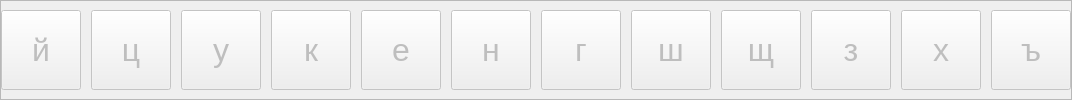
                  <widget class="QFrame" name="line_1">
                   <property name="sizePolicy">
                    <sizepolicy hsizetype="Preferred" vsizetype="Minimum">
                     <horstretch>0</horstretch>
                     <verstretch>0</verstretch>
                    </sizepolicy>
                   </property>
                   <property name="maximumSize">
                    <size>
                     <width>16777215</width>
                     <height>100</height>
                    </size>
                   </property>
                   <property name="frameShape">
                    <enum>QFrame::StyledPanel</enum>
                   </property>
                   <property name="frameShadow">
                    <enum>QFrame::Raised</enum>
                   </property>
                   <layout class="QHBoxLayout" name="horizontalLayout_4">
                    <property name="spacing">
                     <number>10</number>
                    </property>
                    <property name="leftMargin">
                     <number>0</number>
                    </property>
                    <property name="topMargin">
                     <number>5</number>
                    </property>
                    <property name="rightMargin">
                     <number>0</number>
                    </property>
                    <property name="bottomMargin">
                     <number>5</number>
                    </property>
                    <item>
                     <widget class="QPushButton" name="btn_q">
                      <property name="enabled">
                       <bool>false</bool>
                      </property>
                      <property name="minimumSize">
                       <size>
                        <width>80</width>
                        <height>80</height>
                       </size>
                      </property>
                      <property name="maximumSize">
                       <size>
                        <width>80</width>
                        <height>80</height>
                       </size>
                      </property>
                      <property name="font">
                       <font>
                        <pointsize>24</pointsize>
                       </font>
                      </property>
                      <property name="text">
                       <string>й</string>
                      </property>
                     </widget>
                    </item>
                    <item>
                     <widget class="QPushButton" name="btn_w">
                      <property name="enabled">
                       <bool>false</bool>
                      </property>
                      <property name="minimumSize">
                       <size>
                        <width>80</width>
                        <height>80</height>
                       </size>
                      </property>
                      <property name="maximumSize">
                       <size>
                        <width>80</width>
                        <height>80</height>
                       </size>
                      </property>
                      <property name="font">
                       <font>
                        <pointsize>24</pointsize>
                       </font>
                      </property>
                      <property name="text">
                       <string>ц</string>
                      </property>
                     </widget>
                    </item>
                    <item>
                     <widget class="QPushButton" name="btn_e">
                      <property name="enabled">
                       <bool>false</bool>
                      </property>
                      <property name="minimumSize">
                       <size>
                        <width>80</width>
                        <height>80</height>
                       </size>
                      </property>
                      <property name="maximumSize">
                       <size>
                        <width>80</width>
                        <height>80</height>
                       </size>
                      </property>
                      <property name="font">
                       <font>
                        <pointsize>24</pointsize>
                       </font>
                      </property>
                      <property name="text">
                       <string>у</string>
                      </property>
                     </widget>
                    </item>
                    <item>
                     <widget class="QPushButton" name="btn_r">
                      <property name="enabled">
                       <bool>false</bool>
                      </property>
                      <property name="minimumSize">
                       <size>
                        <width>80</width>
                        <height>80</height>
                       </size>
                      </property>
                      <property name="maximumSize">
                       <size>
                        <width>80</width>
                        <height>80</height>
                       </size>
                      </property>
                      <property name="font">
                       <font>
                        <pointsize>24</pointsize>
                       </font>
                      </property>
                      <property name="text">
                       <string>к</string>
                      </property>
                     </widget>
                    </item>
                    <item>
                     <widget class="QPushButton" name="btn_t">
                      <property name="enabled">
                       <bool>false</bool>
                      </property>
                      <property name="minimumSize">
                       <size>
                        <width>80</width>
                        <height>80</height>
                       </size>
                      </property>
                      <property name="maximumSize">
                       <size>
                        <width>80</width>
                        <height>80</height>
                       </size>
                      </property>
                      <property name="font">
                       <font>
                        <pointsize>24</pointsize>
                       </font>
                      </property>
                      <property name="text">
                       <string>е</string>
                      </property>
                     </widget>
                    </item>
                    <item>
                     <widget class="QPushButton" name="btn_y">
                      <property name="enabled">
                       <bool>false</bool>
                      </property>
                      <property name="minimumSize">
                       <size>
                        <width>80</width>
                        <height>80</height>
                       </size>
                      </property>
                      <property name="maximumSize">
                       <size>
                        <width>80</width>
                        <height>80</height>
                       </size>
                      </property>
                      <property name="font">
                       <font>
                        <pointsize>24</pointsize>
                       </font>
                      </property>
                      <property name="text">
                       <string>н</string>
                      </property>
                     </widget>
                    </item>
                    <item>
                     <widget class="QPushButton" name="btn_u">
                      <property name="enabled">
                       <bool>false</bool>
                      </property>
                      <property name="minimumSize">
                       <size>
                        <width>80</width>
                        <height>80</height>
                       </size>
                      </property>
                      <property name="maximumSize">
                       <size>
                        <width>80</width>
                        <height>80</height>
                       </size>
                      </property>
                      <property name="font">
                       <font>
                        <pointsize>24</pointsize>
                       </font>
                      </property>
                      <property name="text">
                       <string>г</string>
                      </property>
                     </widget>
                    </item>
                    <item>
                     <widget class="QPushButton" name="btn_i">
                      <property name="enabled">
                       <bool>false</bool>
                      </property>
                      <property name="minimumSize">
                       <size>
                        <width>80</width>
                        <height>80</height>
                       </size>
                      </property>
                      <property name="maximumSize">
                       <size>
                        <width>80</width>
                        <height>80</height>
                       </size>
                      </property>
                      <property name="font">
                       <font>
                        <pointsize>24</pointsize>
                       </font>
                      </property>
                      <property name="text">
                       <string>ш</string>
                      </property>
                     </widget>
                    </item>
                    <item>
                     <widget class="QPushButton" name="btn_o">
                      <property name="enabled">
                       <bool>false</bool>
                      </property>
                      <property name="minimumSize">
                       <size>
                        <width>80</width>
                        <height>80</height>
                       </size>
                      </property>
                      <property name="maximumSize">
                       <size>
                        <width>80</width>
                        <height>80</height>
                       </size>
                      </property>
                      <property name="font">
                       <font>
                        <pointsize>24</pointsize>
                       </font>
                      </property>
                      <property name="text">
                       <string>щ</string>
                      </property>
                     </widget>
                    </item>
                    <item>
                     <widget class="QPushButton" name="btn_p">
                      <property name="enabled">
                       <bool>false</bool>
                      </property>
                      <property name="minimumSize">
                       <size>
                        <width>80</width>
                        <height>80</height>
                       </size>
                      </property>
                      <property name="maximumSize">
                       <size>
                        <width>80</width>
                        <height>80</height>
                       </size>
                      </property>
                      <property name="font">
                       <font>
                        <pointsize>24</pointsize>
                       </font>
                      </property>
                      <property name="text">
                       <string>з</string>
                      </property>
                     </widget>
                    </item>
                    <item>
                     <widget class="QPushButton" name="btn_bracket_l">
                      <property name="enabled">
                       <bool>false</bool>
                      </property>
                      <property name="minimumSize">
                       <size>
                        <width>80</width>
                        <height>80</height>
                       </size>
                      </property>
                      <property name="maximumSize">
                       <size>
                        <width>80</width>
                        <height>80</height>
                       </size>
                      </property>
                      <property name="font">
                       <font>
                        <pointsize>24</pointsize>
                       </font>
                      </property>
                      <property name="text">
                       <string>х</string>
                      </property>
                     </widget>
                    </item>
                    <item>
                     <widget class="QPushButton" name="btn_bracket_r">
                      <property name="enabled">
                       <bool>false</bool>
                      </property>
                      <property name="minimumSize">
                       <size>
                        <width>80</width>
                        <height>80</height>
                       </size>
                      </property>
                      <property name="maximumSize">
                       <size>
                        <width>80</width>
                        <height>80</height>
                       </size>
                      </property>
                      <property name="font">
                       <font>
                        <pointsize>24</pointsize>
                       </font>
                      </property>
                      <property name="text">
                       <string>ъ</string>
                      </property>
                     </widget>
                    </item>
                   </layout>
                  </widget>
